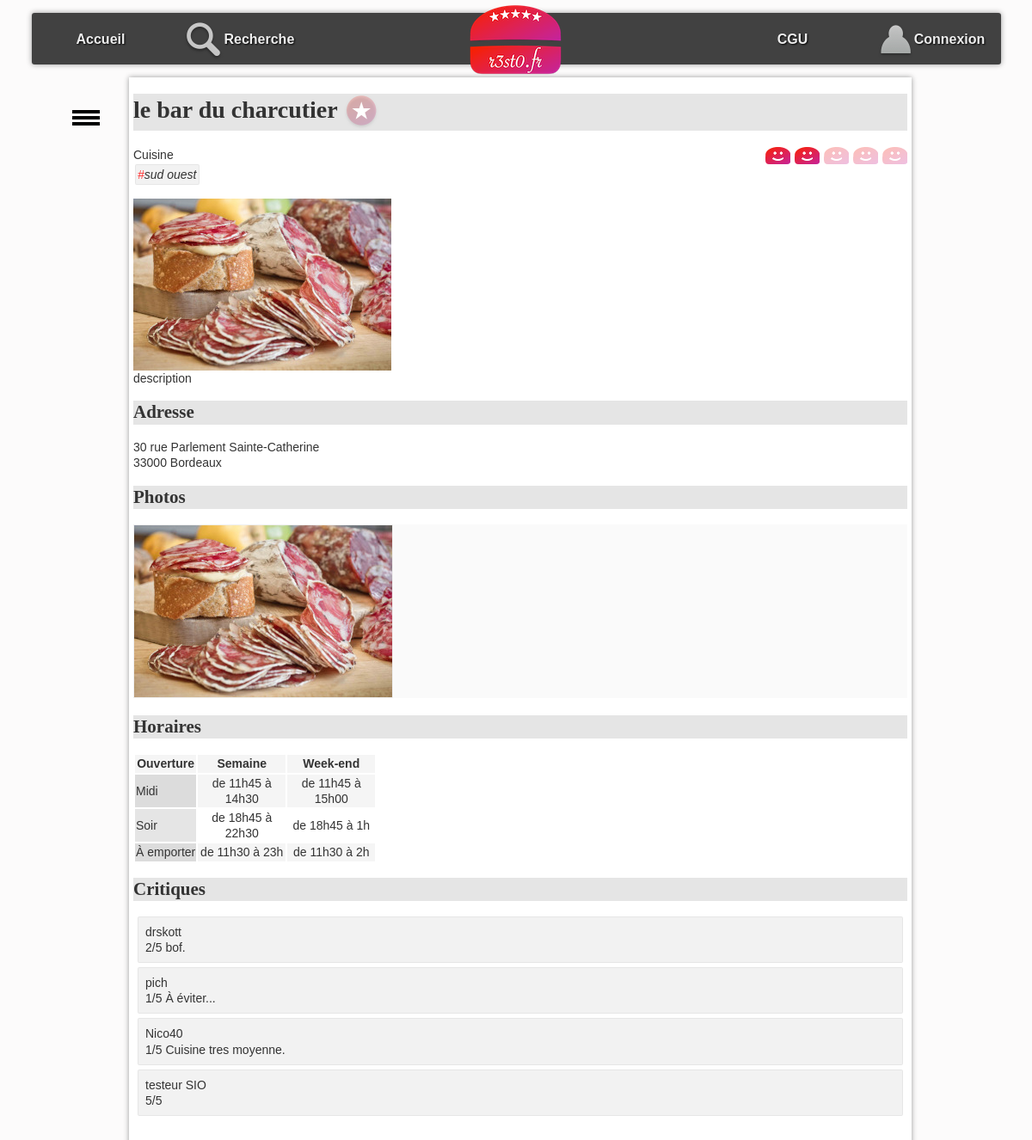
Screenshot of /controleur/detailResto.php?idR=2 with the database file from the repository.
### tables this page shows
CREATE TABLE IF NOT EXISTS `resto` (
  `idR` bigint NOT NULL,
  `nomR` varchar(255) DEFAULT NULL,
  `numAdrR` varchar(20) DEFAULT NULL,
  `voieAdrR` varchar(255) DEFAULT NULL,
  `cpR` char(5) DEFAULT NULL,
  `villeR` varchar(255) DEFAULT NULL,
  `latitudeDegR` float DEFAULT NULL,
  `longitudeDegR` float DEFAULT NULL,
  `descR` text,
  `horairesR` text,
  PRIMARY KEY (`idR`)
);

CREATE TABLE IF NOT EXISTS `typecuisine` (
  `idTC` bigint NOT NULL,
  `libelleTC` varchar(255) DEFAULT NULL,
  PRIMARY KEY (`idTC`)
);

CREATE TABLE IF NOT EXISTS `photo` (
  `idP` bigint NOT NULL,
  `cheminP` varchar(255) DEFAULT NULL,
  `idR` bigint DEFAULT NULL,
  PRIMARY KEY (`idP`),
  KEY `idR` (`idR`)
);

CREATE TABLE IF NOT EXISTS `critiquer` (
  `idR` bigint NOT NULL,
  `mailU` varchar(150) NOT NULL,
  `note` int DEFAULT NULL,
  `commentaire` varchar(4096) DEFAULT NULL,
  PRIMARY KEY (`idR`,`mailU`),
  KEY `mailU` (`mailU`)
);

CREATE TABLE IF NOT EXISTS `utilisateur` (
  `mailU` varchar(150) NOT NULL,
  `mdpU` varchar(50) DEFAULT NULL,
  `pseudoU` varchar(50) DEFAULT NULL,
  PRIMARY KEY (`mailU`)
);

### controleur/detailResto.php (called while the page is built, shortened)
<?php
if ($_SERVER["SCRIPT_FILENAME"] == __FILE__) {
    $racine = "..";
}
include_once "$racine/modele/bd.resto.inc.php";
include_once "$racine/modele/bd.typecuisine.inc.php";
include_once "$racine/modele/bd.photo.inc.php";
include_once "$racine/modele/bd.critiquer.inc.php";
include_once "$racine/modele/bd.aimer.inc.php";
$idR = $_GET["idR"];
$unResto = getRestoByIdR($idR);
$lesTypesCuisine = getTypesCuisineByIdR($idR);
$lesPhotos = getPhotosByIdR($idR);
$noteMoy = round(getNoteMoyenneByIdR($idR), 0);
$mailU = getMailULoggedOn();
$aimer = getAimerById($mailU, $idR);
$critiques = getCritiquerByIdR($idR);
include "$racine/vue/entete.html.php";
include "$racine/vue/vueDetailResto.php";
include "$racine/vue/pied.html.php";
?>

### modele/bd.resto.inc.php (called while the page is built, shortened)
<?php
function getRestoByIdR($idR) {
    try {
        $cnx = connexionPDO();
        $req = $cnx->prepare("select * from resto where idR=:idR");
        $req->bindValue(':idR', $idR, PDO::PARAM_INT);
        $req->execute();
        $resultat = $req->fetch(PDO::FETCH_ASSOC);
    } catch (PDOException $e) {
        print "Erreur !: " . $e->getMessage();
        die();
    }
    return $resultat;
}
?>

### modele/bd.aimer.inc.php (called while the page is built, shortened)
<?php
function getAimerById($mailU, $idR){
    try {
        $cnx = connexionPDO();
        $req = $cnx->prepare("select * from aimer where mailU=:mailU and  idR=:idR");
        $req->bindValue(':idR', $idR, PDO::PARAM_INT);
        $req->bindValue(':mailU', $mailU, PDO::PARAM_STR);
        $req->execute();
        $resultat = $req->fetch(PDO::FETCH_ASSOC);
    } catch (PDOException $e) {
        print "Erreur !: " . $e->getMessage();
        die();
    }
    return $resultat;
}
?>

### modele/bd.critiquer.inc.php (called while the page is built, shortened)
<?php
function getCritiquerByIdR($idR) {
    $resultat = array();
    try {
        $cnx = connexionPDO();
        $req = $cnx->prepare("select c.idR, c.note, c.mailU, c.commentaire, u.pseudoU from critiquer c, utilisateur u where c.idR=:idR AND c.mailU=u.mailU");
        $req->bindValue(':idR', $idR, PDO::PARAM_INT);
        $req->execute();
        $ligne = $req->fetch(PDO::FETCH_ASSOC);
        while ($ligne) {
            $resultat[] = $ligne;
            $ligne = $req->fetch(PDO::FETCH_ASSOC);
        }
    } catch (PDOException $e) {
        print "Erreur !: " . $e->getMessage();
        die();
    }
    return $resultat;
}
function getNoteMoyenneByIdR($idR) {
    try {
        $cnx = connexionPDO();
        $req = $cnx->prepare("select avg(note) from critiquer where idR=:idR");
        $req->bindValue(':idR', $idR, PDO::PARAM_INT);
        $req->execute();
        $resultat = $req->fetch(PDO::FETCH_ASSOC);
    } catch (PDOException $e) {
        print "Erreur !: " . $e->getMessage();
        die();
    }
    if ($req->rowCount()>0){
        return $resultat["avg(note)"];
    }
    else{
        return 0;
    }
}
?>

### modele/bd.typecuisine.inc.php (called while the page is built, shortened)
<?php
function getTypesCuisineByIdR($idR){
    $resultat = array();
    try {
        $cnx = connexionPDO();
        $req = $cnx->prepare("select typeCuisine.* from typeCuisine,proposer where typeCuisine.idTC = proposer.idTC and proposer.idR = :idR");
        $req->bindValue(':idR', $idR, PDO::PARAM_INT);
        $req->execute();
        $ligne = $req->fetch(PDO::FETCH_ASSOC);
        while ($ligne) {
            $resultat[] = $ligne;
            $ligne = $req->fetch(PDO::FETCH_ASSOC);
        }
    } catch (PDOException $e) {
        print "Erreur !: " . $e->getMessage();
        die();
    }
    return $resultat;
}
?>

### modele/bd.photo.inc.php (called while the page is built, shortened)
<?php
function getPhotosByIdR($idR) {
    $resultat = array();
    try {
        $cnx = connexionPDO();
        $req = $cnx->prepare("select * from photo where idR=:idR");
        $req->bindValue(':idR', $idR, PDO::PARAM_INT);
        $req->execute();
        $ligne = $req->fetch(PDO::FETCH_ASSOC);
        while ($ligne) {
            $resultat[] = $ligne;
            $ligne = $req->fetch(PDO::FETCH_ASSOC);
        }
    } catch (PDOException $e) {
        print "Erreur !: " . $e->getMessage();
        die();
    }
    return $resultat;
}
?>

### vue/vueDetailResto.php (the view, shortened to what this page needs)
<h1><?= $unResto['nomR']; ?>
    <?php if ($aimer != 0) { ?>
        <a href="./?action=aimer&idR=<?= $unResto['idR']; ?>" ><img class="aimer" src="images/aime.png" alt="j'aime ce restaurant"></a>
    <?php } else { ?>
        <a href="./?action=aimer&idR=<?= $unResto['idR']; ?>" ><img class="aimer" src="images/aimepas.png" alt="je n'aime pas encore ce restaurant"></a>
    <?php } ?>
</h1>
<span id="note">
    <?php for ($i = 1; $i <= 5; $i++) { ?>
        <a class="aimer" href="./?action=noter&note=<?= $i ?>&idR=<?= $unResto['idR']; ?>" >
            <?php if ($i <= $noteMoy) { ?>
                <img class="note" src="images/like.png" alt="">
            <?php } else {
                ?>
                <img class="note" src="images/neutre.png" alt="line neutre">
            <?php } ?>
        </a>
    <?php } ?>
</span>
<section>
    Cuisine <br />
    <ul id="tagFood">
        <?php for ($j = 0; $j < count($lesTypesCuisine); $j++) { ?>
            <li class="tag"><span class="tag">#</span><?= $lesTypesCuisine[$j]["libelleTC"] ?></li>
        <?php } ?>
    </ul>
</section>
<p id="principal">
    <?php if (count($lesPhotos) > 0) { ?>
        <img src="photos/<?= $lesPhotos[0]["cheminP"] ?>" alt="photo du restaurant" />
    <?php } ?>
    <br />
    <?= $unResto['descR']; ?>
</p>
<h2 id="adresse">
    Adresse
</h2>
<p>
    <?= $unResto['numAdrR']; ?>
    <?= $unResto['voieAdrR']; ?><br />
    <?= $unResto['cpR']; ?>
    <?= $unResto['villeR']; ?>
</p>
<h2 id="photos">
    Photos
</h2>
<ul id="galerie">
    <?php for ($i = 0; $i < count($lesPhotos); $i++) { ?>
        <li> <img class="galerie" src="photos/<?= $lesPhotos[$i]["cheminP"] ?>" alt="" /></li>
    <?php } ?>
</ul>
<h2 id="horaires">
    Horaires
</h2>
<?= $unResto['horairesR']; ?>
<h2 id="crit">Critiques</h2>
<ul id="critiques">
    <?php for ($i = 0; $i < count($critiques); $i++) { ?>
        <li>
            <span>
                <?= $critiques[$i]["pseudoU"] ?>
            </span>
            <div>
                <span>
                    <?php
                    if ($critiques[$i]["note"]) {
                        echo $critiques[$i]["note"] . "/5";
                    }
                    ?>
                </span>
                <span><?= $critiques[$i]["commentaire"] ?> </span>
            </div>
        </li>
    <?php } ?>
</ul>

### css/base.css (style rules this page uses)
:root { --largeurPage: 900px; --largeurMenuCont : 200px; --margeCalc: calc((100% - var(--largeurPage)) / 2); --margeMenuHaut : 15px; --hauteurMenuGene:60px; --coulA1:#5A7694; --coulA2:#D7E5ED; --coulB1:#566459; --coulB2:#90974A; --coulC:#CDBCA0; --fondC:#fcfbfb; --padding_cote:5px; }
body { font-family: Arial; color : #333; font-size : 14px; line-height : 1.3; scroll-behavior: smooth; background-color : var(--fondC); }
a.aimer { text-decoration: none; }

### css/cgu.css (style rules this page uses)
h1,h2,h3,h4 { font-family: Futura; background-color : rgba(0,0,0,0.1); }
td.cell { text-align : center; width : 100px; }
td.label { background-color : rgba(0,0,0,0.1); }
tr:nth-child(odd) { background-color : rgb(245,245,245); }

### css/corps.css (style rules this page uses)
#tagFood { display:inline-block; padding-left : 0px; font-style: italic; margin : 0px; }
li.tag { display:inline-block; border:1px solid rgba(0,0,0,0.05); background-color:rgba(0,0,0,0.05); padding:2px; margin:2px; border-radius: 2px; }
span.tag { color:rgb(255,50,50); }
#galerie { margin-top : 0px; margin-bottom : 20px; padding-left : 0px; background-color : rgb(250,250,250); }
#galerie li { display : inline-block; }
img.note { padding-left : 1px; vertical-align : sub; }
img.galerie { border:1px solid rgb(239,239,239); }
#note { float : right; }
img.aimer { vertical-align : middle; }
#critiques { list-style-type : none; padding-left : 0px; }
#critiques>li { border:1px solid rgba(0,0,0,0.05); background-color:rgba(0,0,0,0.05); padding:8px; margin:5px; border-radius: 2px; }

### rows the page displays
resto: nomR "le bar du charcutier", descR "description", numAdrR "30", voieAdrR "rue Parlement Sainte-Catherine", cpR "33000", villeR "Bordeaux", horairesR "Ouverture Semaine Week-end Midi de 11h45 à 14h30 de 11h45 à 15h00 Soir de 18h45 à 22h30 de 18h45 à 1h À emporter de 11h30 à 23h de 11h30 à 2h"
typecuisine: libelleTC "sud ouest"
photo: cheminP (picture)
critiquer: mailU.pseudoU "drskott", note "2", commentaire "bof."
critiquer: mailU.pseudoU "pich", note "1", commentaire "À éviter..."
critiquer: mailU.pseudoU "Nico40", note "1", commentaire "Cuisine tres moyenne."
critiquer: mailU.pseudoU "testeur SIO", note "5"
